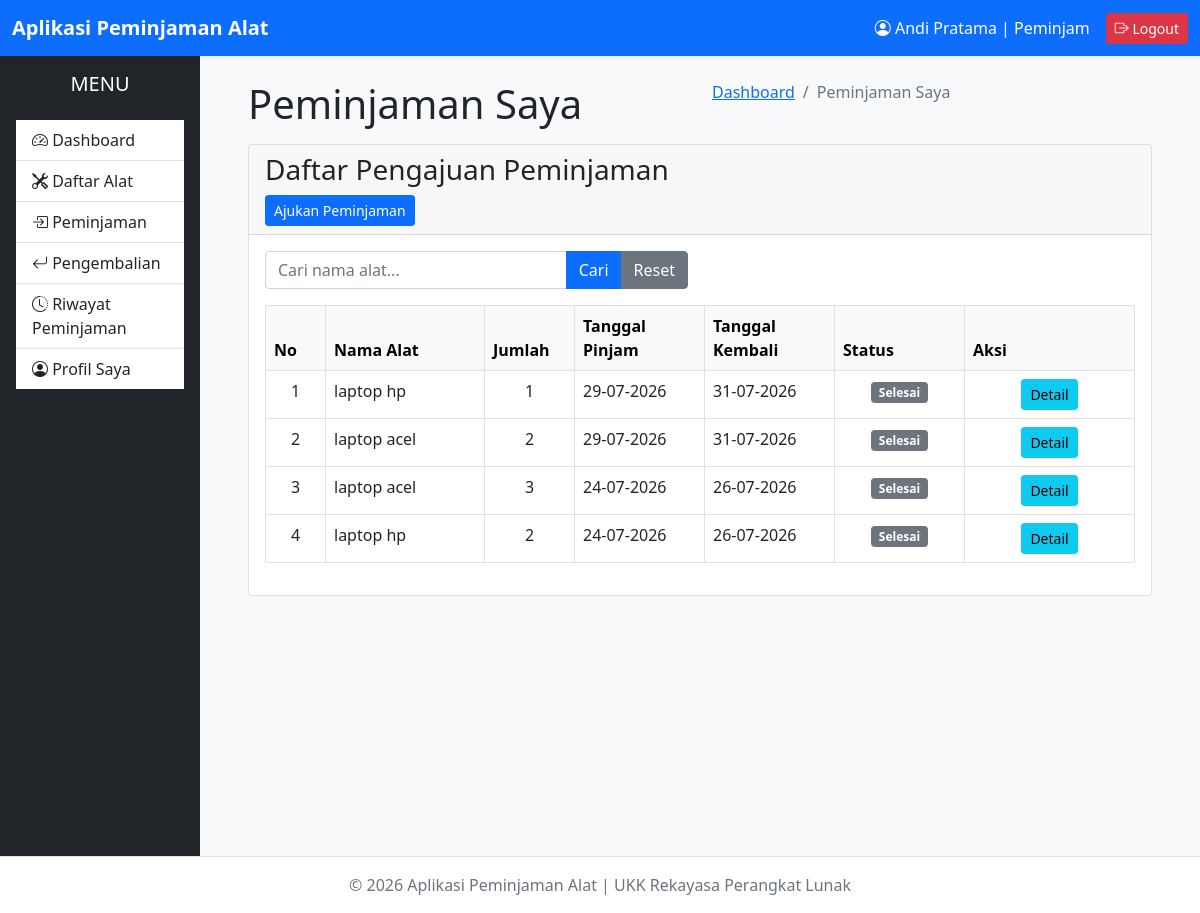
The page /peminjam/peminjaman/index.php (signed in) on the database its author committed.
### tables this page shows
CREATE TABLE `detail_peminjaman` (
  `id_detail` int(11) NOT NULL,
  `id_peminjaman` int(11) NOT NULL,
  `id_alat` int(11) NOT NULL,
  `jumlah` int(11) NOT NULL
);

CREATE TABLE `alat` (
  `id_alat` int(11) NOT NULL,
  `id_kategori` int(11) NOT NULL,
  `nama_alat` varchar(150) NOT NULL,
  `stok` int(11) NOT NULL DEFAULT 0,
  `kondisi` enum('Baik','Rusak Ringan','Rusak Berat') DEFAULT 'Baik',
  `lokasi` varchar(100) DEFAULT NULL,
  `foto` varchar(255) DEFAULT NULL,
  `created_at` timestamp NOT NULL DEFAULT current_timestamp(),
  `updated_at` timestamp NOT NULL DEFAULT current_timestamp() ON UPDATE current_timestamp()
);

CREATE TABLE `peminjaman` (
  `id_peminjaman` int(11) NOT NULL,
  `id_user` int(11) NOT NULL,
  `tanggal_pinjam` date NOT NULL,
  `tanggal_kembali` date NOT NULL,
  `status` enum('Menunggu','Disetujui','Ditolak','Dipinjam','Selesai') DEFAULT 'Menunggu',
  `created_at` timestamp NOT NULL DEFAULT current_timestamp(),
  `updated_at` timestamp NOT NULL DEFAULT current_timestamp() ON UPDATE current_timestamp()
);

### peminjam/peminjaman/index.php (the view, shortened to what this page needs)
<?php
require '../../config/database.php';
$title = 'Peminjaman Saya';
$idUser = (int) $_SESSION['id_user'];
$keyword = trim($_GET['keyword'] ?? '');
$sql = "
SELECT
    p.id_peminjaman,
    p.tanggal_pinjam,
    p.tanggal_kembali,
    p.status,
    p.created_at,
    d.id_detail,
    d.jumlah,
    a.id_alat,
    a.nama_alat
FROM peminjaman p
INNER JOIN detail_peminjaman d
    ON p.id_peminjaman = d.id_peminjaman
INNER JOIN alat a
    ON d.id_alat = a.id_alat
WHERE
    p.id_user = ?
";
$parameter = [];
$tipe = '';
$parameter[] = $idUser;
$tipe .= 'i';
$sql .= "
ORDER BY
    p.id_peminjaman DESC
";
$stmt = $conn->prepare($sql);
$stmt->bind_param(
    $tipe,
    ...$parameter
);
$stmt->execute();
$result = $stmt->get_result();
?>
<!DOCTYPE html>
<html lang="id">
<head>
    <?php include '../../layouts/header.php'; ?>
</head>
<body class="hold-transition sidebar-mini layout-fixed">
    <div class="wrapper">
        <?php include '../../layouts/navbar.php'; ?>
        <?php include '../../layouts/sidebar.php'; ?>
        <div class="content-wrapper">
            <section class="content-header">
                <div class="container-fluid">
                    <div class="row mb-2">
                        <div class="col-sm-6">
                            <h1><?= $title; ?></h1>
                        </div>
                        <div class="col-sm-6">
                            <ol class="breadcrumb float-sm-right">
                                <li class="breadcrumb-item">
                                    <a href="../dashboard/index.php">Dashboard</a>
                                </li>
                                <li class="breadcrumb-item active">
                                    Peminjaman Saya
                                </li>
                            </ol>
                        </div>
                    </div>
                </div>
            </section>
            <section class="content">
                <div class="container-fluid">
                    <div class="card card-primary card-outline">
                        <div class="card-header">
                            <h3 class="card-title">
                                Daftar Pengajuan Peminjaman
                            </h3>
                            <div class="card-tools">
                                <a
                                    href="tambah.php"
                                    class="btn btn-primary btn-sm">
                                    Ajukan Peminjaman
                                </a>
                            </div>
                        </div>
                        <div class="card-body">
                            <form method="GET" class="mb-3">
                                <div class="row">
                                    <div class="col-md-6">
                                        <div class="input-group">
                                            <input
                                                type="text"
                                                name="keyword"
                                                class="form-control"
                                                placeholder="Cari nama alat..."
                                                value="<?= htmlspecialchars($keyword); ?>">
                                            <button
                                                type="submit"
                                                class="btn btn-primary">
                                                Cari
                                            </button>
                                            <a
                                                href="index.php"
                                                class="btn btn-secondary">
                                                Reset
                                            </a>
                                        </div>
                                    </div>
                                </div>
                            </form>
                            <div class="table-responsive">
                                <table class="table table-bordered table-hover">
                                    <thead class="table-light">
                                        <tr>
                                            <th width="60">No</th>
                                            <th>Nama Alat</th>
                                            <th width="90">Jumlah</th>
                                            <th width="130">Tanggal Pinjam</th>
                                            <th width="130">Tanggal Kembali</th>
                                            <th width="130">Status</th>
                                            <th width="170">Aksi</th>
                                        </tr>
                                    </thead>
                                    <tbody>
                                        <?php
                                        $no = 1;
                                        while ($row = $result->fetch_assoc()) :
                                        ?>
                                            <?php
                                            switch ($row['status']) {
                                                case 'Selesai':
                                                    $badge = 'secondary';
                                                    break;
                                            }
                                            ?>
                                            <tr>
                                                <td class="text-center">
                                                    <?= $no++; ?>
                                                </td>
                                                <td>
                                                    <?= htmlspecialchars($row['nama_alat']); ?>
                                                </td>
                                                <td class="text-center">
                                                    <?= $row['jumlah']; ?>
                                                </td>
                                                <td>
                                                    <?= date('d-m-Y', strtotime($row['tanggal_pinjam'])); ?>
                                                </td>
                                                <td>
                                                    <?= date('d-m-Y', strtotime($row['tanggal_kembali'])); ?>
                                                </td>
                                                <td class="text-center">
                                                    <span class="badge bg-<?= $badge; ?>">
                                                        <?= htmlspecialchars($row['status']); ?>
                                                    </span>
                                                </td>
                                                <td class="text-center">
                                                    <a
                                                        href="detail.php?id=<?= $row['id_peminjaman']; ?>"
                                                        class="btn btn-info btn-sm">
                                                        Detail
                                                    </a>
                                                </td>
                                            </tr>
                                        <?php endwhile; ?>
                                    </tbody>
                                </table>
                            </div>
                        </div>
                    </div>
                </div>
            </section>
        </div>
        <?php include '../../layouts/footer.php'; ?>
</body>
</html>

### rows shown on the page
detail_peminjaman: id_alat.nama_alat "laptop hp", jumlah "1", id_peminjaman.tanggal_pinjam "29-07-2026", id_peminjaman.tanggal_kembali "31-07-2026", id_peminjaman.status "Selesai"
detail_peminjaman: id_alat.nama_alat "laptop acel", jumlah "2", id_peminjaman.tanggal_pinjam "29-07-2026", id_peminjaman.tanggal_kembali "31-07-2026", id_peminjaman.status "Selesai"
detail_peminjaman: id_alat.nama_alat "laptop acel", jumlah "3", id_peminjaman.tanggal_pinjam "24-07-2026", id_peminjaman.tanggal_kembali "26-07-2026", id_peminjaman.status "Selesai"
detail_peminjaman: id_alat.nama_alat "laptop hp", jumlah "2", id_peminjaman.tanggal_pinjam "24-07-2026", id_peminjaman.tanggal_kembali "26-07-2026", id_peminjaman.status "Selesai"

### other values the page prints
$_SESSION['nama_lengkap'] "Andi Pratama"
$_SESSION['level'] "Peminjam"
$title "Peminjaman Saya"
